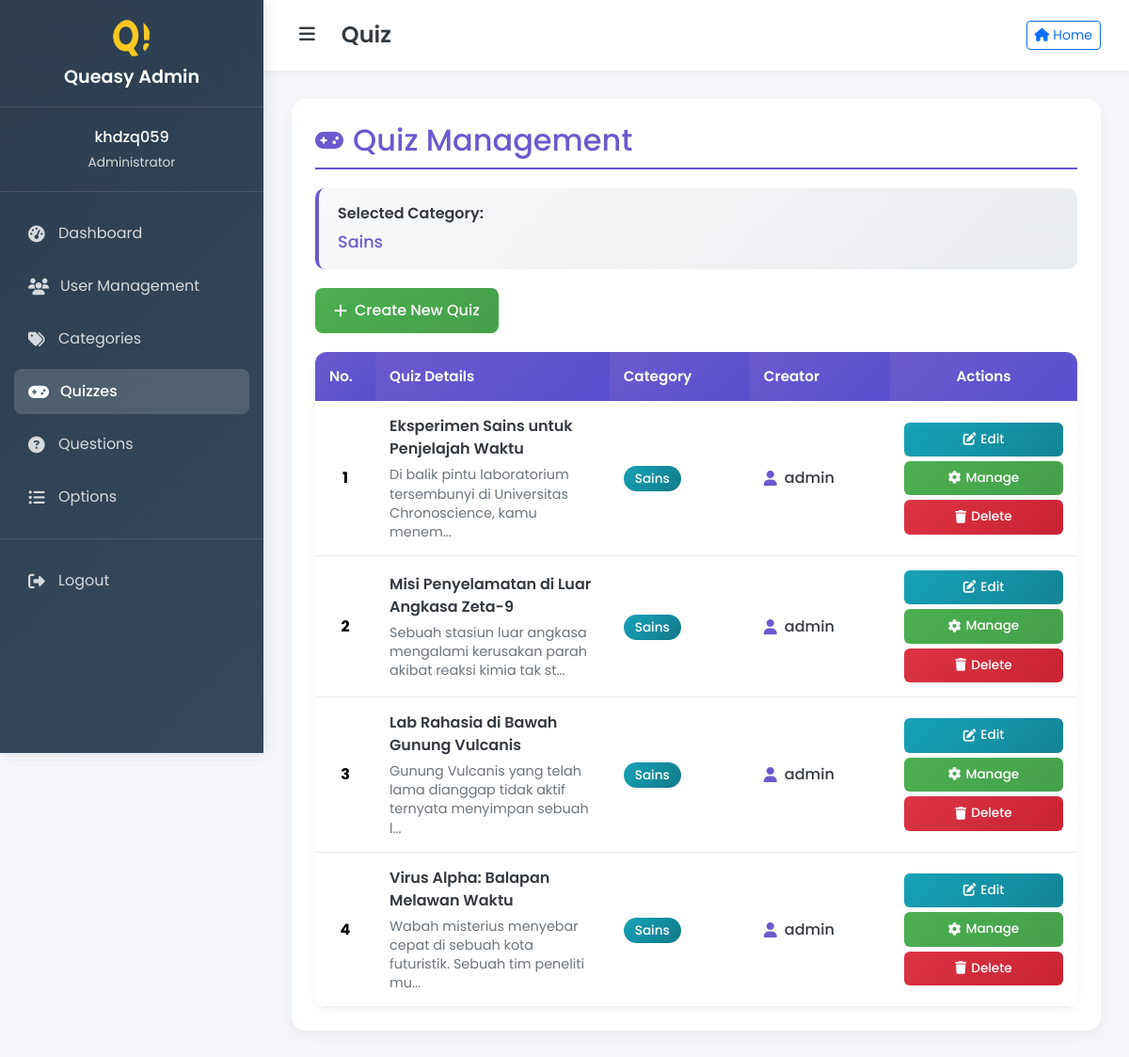
The app's page /admin/index.php?content=quiz&categ_id=2&name=Sains (signed in) with its own data.
### tables this page shows
CREATE TABLE `quizzes` (
  `id` int NOT NULL,
  `title` varchar(50) NOT NULL,
  `description` text NOT NULL,
  `category_id` int NOT NULL,
  `creator_id` int NOT NULL
);

CREATE TABLE `category` (
  `id` int NOT NULL,
  `category_name` varchar(50) NOT NULL,
  `img` varchar(255) NOT NULL DEFAULT 'other.jpg'
);

CREATE TABLE `user` (
  `id` int NOT NULL,
  `username` varchar(50) NOT NULL,
  `password` varchar(255) NOT NULL,
  `email` varchar(50) NOT NULL,
  `role` enum('admin','user') NOT NULL DEFAULT 'user',
  `score` int DEFAULT '0'
);

### admin/view_quiz.php (the view, shortened to what this page needs)
<?php
if(isset($_GET["categ_id"]) && $_GET["categ_id"] != ""){
    $categ_id = $_GET["categ_id"];
    $categ_name = $_GET["name"];
    $result = mysqli_query($mysqli, "SELECT * FROM quizzes WHERE category_id = $categ_id");
} else {
    $categ_name = "All";
    $result = mysqli_query($mysqli, "SELECT * FROM quizzes");
}
?>
<div class="quiz-management">
    <h2 class="page-header">
        <i class="fas fa-gamepad"></i>
        Quiz Management
    </h2>
    <div class="category-info">
        <div class="label">Selected Category:</div>
        <div class="value"><?= htmlspecialchars($categ_name) ?></div>
    </div>
    <a href="index.php?content=create&table=quizzes&categ_id=<?= $categ_id ?>&categ_name=<?= urlencode($categ_name) ?>" class="btn-create">
        <i class="fas fa-plus"></i>
        Create New Quiz
    </a>
    <div class="table-container">
        <div class="table-responsive">
            <table class="table table-hover">
                <thead>
                    <tr>
                        <th width="5%">No.</th>
                        <th width="25%">Quiz Details</th>
                        <th width="15%">Category</th>
                        <th width="15%">Creator</th>
                        <th width="20%" class="text-center">Actions</th>
                    </tr>
                </thead>
                <tbody>
                    <?php
                    if($result && mysqli_num_rows($result) > 0):
                        $i = 1;
                        while($row = mysqli_fetch_array($result)):
                    ?>
                        <tr>
                            <td class="text-center">
                                <strong><?= $i ?></strong>
                            </td>
                            <td>
                                <div class="quiz-title"><?= htmlspecialchars($row["title"]) ?></div>
                                <div class="quiz-description">
                                    <?php
                                    $desc = htmlspecialchars($row["description"]);
                                    echo strlen($desc) > 80 ? substr($desc, 0, 80) . "..." : $desc;
                                    ?>
                                </div>
                            </td>
                            <td>
                                <?php
                                $category_query = mysqli_query($mysqli, "SELECT category_name FROM category WHERE id = ".$row["category_id"]);
                                $category = mysqli_fetch_assoc($category_query);
                                ?>
                                <span class="category-badge">
                                    <?= htmlspecialchars($category['category_name'] ?? 'Unknown') ?>
                                </span>
                            </td>
                            <td>
                                <?php
                                $user_query = mysqli_query($mysqli, "SELECT username FROM user WHERE id = ".$row["creator_id"]);
                                $user = mysqli_fetch_assoc($user_query);
                                ?>
                                <div class="creator-info">
                                    <i class="fas fa-user"></i>
                                    <?= htmlspecialchars($user['username'] ?? 'Unknown') ?>
                                </div>
                            </td>
                            <td>
                                <div class="action-buttons">
                                    <a href="index.php?content=edit&table=quizzes&id=<?= $row['id'] ?>&title=<?= urlencode($row['title']) ?>&desc=<?= urlencode($row['description']) ?>&categ_id=<?= $categ_id ?>&categ_name=<?= urlencode($categ_name) ?>"
                                       class="btn-edit action-btn">
                                        <i class="fas fa-edit"></i> Edit
                                    </a>
                                    <a href="index.php?content=questions&quiz_id=<?= $row['id'] ?>&quiz_name=<?= urlencode($row['title']) ?>"
                                       class="btn-manage action-btn">
                                        <i class="fas fa-cog"></i> Manage
                                    </a>
                                    <a href="delete.php?table=quizzes&id=<?= $row['id'] ?>&categ_id=<?= $categ_id ?>&categ_name=<?= urlencode($categ_name) ?>"
                                       class="btn-delete action-btn"
                                       onclick="return confirm('Are you sure you want to delete this quiz? This action cannot be undone.');">
                                        <i class="fas fa-trash"></i> Delete
                                    </a>
                                </div>
                            </td>
                        </tr>
                    <?php
                        $i++;
                        endwhile;
                    endif; ?>
                </tbody>
            </table>
        </div>
    </div>
</div>

### admin/index.php (style rules this page uses)
:root { --primary: #6a5acd; --secondary: #4CAF50; --info: #17a2b8; --warning: #ffc107; --danger: #dc3545; --light: #f8f9fa; --dark: #343a40; --sidebar-width: 280px; }
* { margin: 0; padding: 0; box-sizing: border-box; }
body { font-family: 'Poppins', sans-serif; background-color: #f5f7fa; overflow-x: hidden; }

### admin/view_quiz.php (style rules this page uses)
.quiz-management { background: white; border-radius: 15px; padding: 25px; box-shadow: 0 5px 15px rgba(0,0,0,0.05); margin-bottom: 20px; }
.page-header { color: var(--primary); margin-bottom: 20px; padding-bottom: 10px; border-bottom: 2px solid var(--primary); display: flex; align-items: center; gap: 10px; }
.page-header i { font-size: 1.5rem; }
.category-info { background: linear-gradient(135deg, #f8f9fa, #e9ecef); padding: 15px 20px; border-radius: 10px; margin-bottom: 20px; border-left: 4px solid var(--primary); }
.category-info .label { font-weight: 600; color: var(--dark); margin-bottom: 5px; }
.category-info .value { color: var(--primary); font-size: 1.1rem; font-weight: 500; }
.btn-create { background: linear-gradient(135deg, var(--secondary), #45a049); border: none; color: white; border-radius: 8px; padding: 12px 20px; margin-bottom: 20px; font-weight: 500; transition: all 0.3s ease; text-decoration: none; display: inline-flex; align-items: center; gap: 8px; }
.table-container { background: white; border-radius: 12px; overflow: hidden; box-shadow: 0 3px 10px rgba(0,0,0,0.05); }
.table { margin-bottom: 0; }
.table thead th { background: linear-gradient(135deg, var(--primary), #5a4fcf); color: white; font-weight: 600; border: none; padding: 15px; font-size: 0.95rem; }
.table tbody tr { transition: all 0.3s ease; }
.table tbody td { padding: 15px; vertical-align: middle; border-color: #eee; }
.action-buttons { display: flex; flex-direction: column; gap: 5px; min-width: 120px; }
.action-btn { padding: 8px 12px; border-radius: 6px; font-size: 0.85rem; font-weight: 500; transition: all 0.3s ease; text-decoration: none; text-align: center; display: flex; align-items: center; justify-content: center; gap: 5px; border: none; }
.btn-edit { background: linear-gradient(135deg, #17a2b8, #138496); color: white; }
.btn-manage { background: linear-gradient(135deg, var(--secondary), #45a049); color: white; }
.btn-delete { background: linear-gradient(135deg, #dc3545, #c82333); color: white; }
.quiz-title { font-weight: 600; color: var(--dark); margin-bottom: 5px; }
.quiz-description { color: #6c757d; font-size: 0.9rem; line-height: 1.4; }
.category-badge { background: linear-gradient(135deg, var(--info), #117a8b); color: white; padding: 4px 12px; border-radius: 15px; font-size: 0.85rem; font-weight: 500; }
.creator-info { display: flex; align-items: center; gap: 8px; color: var(--dark); font-weight: 500; }
.creator-info i { color: var(--primary); }

### records on screen
quizzes: title "Eksperimen Sains untuk Penjelajah Waktu", description "Di balik pintu laboratorium tersembunyi di Universitas Chronoscience, kamu menem", category.category_name "Sains", creator.username "admin"
quizzes: title "Misi Penyelamatan di Luar Angkasa Zeta-9", description "Sebuah stasiun luar angkasa mengalami kerusakan parah akibat reaksi kimia tak st", category.category_name "Sains", creator.username "admin"
quizzes: title "Lab Rahasia di Bawah Gunung Vulcanis", description "Gunung Vulcanis yang telah lama dianggap tidak aktif ternyata menyimpan sebuah l", category.category_name "Sains", creator.username "admin"
quizzes: title "Virus Alpha: Balapan Melawan Waktu", description "Wabah misterius menyebar cepat di sebuah kota futuristik. Sebuah tim peneliti mu", category.category_name "Sains", creator.username "admin"

### other values on screen
$_SESSION['username'] "khdzq059"
$pageTitle "Quiz"
$categ_name "Sains"
